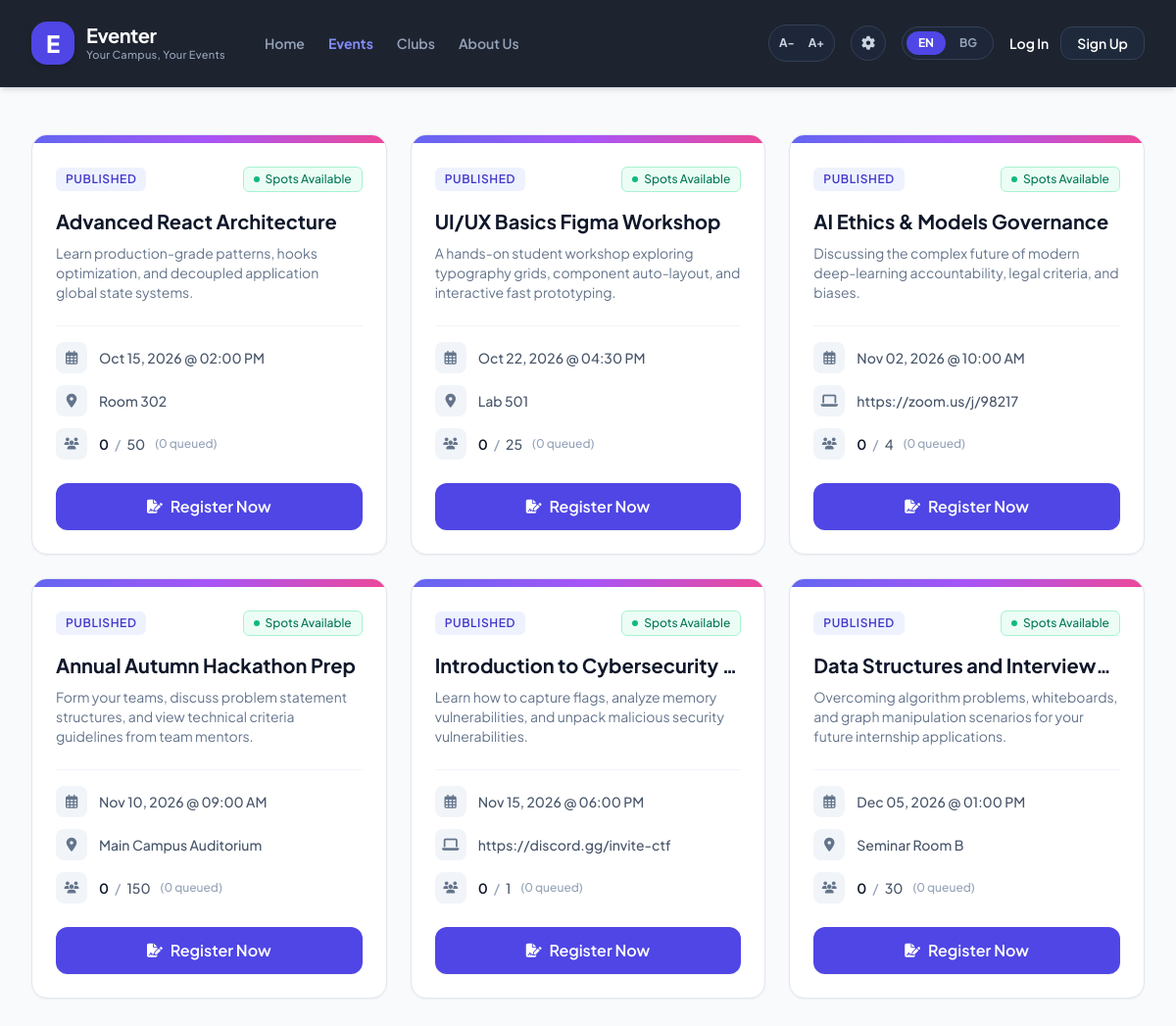
The app's page /events with its own data.
### tables this page shows
CREATE TABLE events (
                id INTEGER PRIMARY KEY AUTOINCREMENT,
                organizer_id INTEGER NOT NULL,
                title TEXT NOT NULL,
                description TEXT,
                starts_at TEXT NOT NULL,
                ends_at TEXT NOT NULL,
                capacity INTEGER NOT NULL CHECK(capacity >= 1),
                location_or_url TEXT,
                status TEXT NOT NULL DEFAULT 'DRAFT'
                    CHECK (status IN ('DRAFT','PUBLISHED','CANCELLED')),
                created_at TEXT NOT NULL DEFAULT CURRENT_TIMESTAMP,
                updated_at TEXT NOT NULL DEFAULT CURRENT_TIMESTAMP,
                FOREIGN KEY (organizer_id) REFERENCES users(id) ON DELETE CASCADE
            );

### route.py (the view)
@page_bp.route("/events")
def events():
    try:
        with db() as conn:
            rows = conn.execute("SELECT * FROM events WHERE status = 'PUBLISHED' ORDER BY starts_at ASC").fetchall()
            events_list = []
            for row in rows:
                event = dict(row)
                event_id = event["id"]
                seats_filled = conn.execute("SELECT COUNT(*) FROM registrations WHERE event_id = ? AND status = 'confirmed'", (event_id,)).fetchone()[0]
                waitlist_size = conn.execute("SELECT COUNT(*) FROM registrations WHERE event_id = ? AND status = 'waitlisted'", (event_id,)).fetchone()[0]
                event["seats_filled"] = seats_filled
                event["waitlist_size"] = waitlist_size
                event["capacity"] = event.get("capacity") or 1
                event["is_full"] = seats_filled >= event["capacity"]
                event["status_class"] = "badge-success"
                desc = event.get("description") or ""
                event["short_desc"] = desc[:100] + "..." if len(desc) > 100 else desc
                starts_at_raw = event.get("starts_at")
                if starts_at_raw:
                    try:
                        dt = datetime.fromisoformat(str(starts_at_raw))
                        event["short_date"] = dt.strftime("%b %d, %Y @ %I:%M %p")
                    except Exception:
                        event["short_date"] = str(starts_at_raw)
                else:
                    event["short_date"] = "No date specified"
                loc = event.get("location_or_url") or "TBD"
                event["short_location"] = loc[:30] + "..." if len(loc) > 30 else loc
                event["icon"] = "fa-laptop" if loc.startswith("http://") or loc.startswith("https://") else "fa-location-dot"
                events_list.append(event)
        return render_template("events.html", events=events_list)
    except Exception as e:
        print(f"CRITICAL ERROR IN /EVENTS ROUTE: {e}")
        return f"Internal Server Error: {str(e)}", 500

### route.py (called while the page is built)
def db():
    conn = sqlite3.connect(DB, timeout=10)
    conn.row_factory = sqlite3.Row
    conn.execute("PRAGMA foreign_keys = ON")
    conn.execute("PRAGMA journal_mode = WAL")
    return conn

### templates/events.html (shortened to what this page needs)
<!DOCTYPE html>
<html lang="en">
<head>
    <script src="https://cdn.tailwindcss.com"></script>
    <link rel="stylesheet" href="https://cdnjs.cloudflare.com/ajax/libs/font-awesome/6.4.0/css/all.min.css">
</head>
<body class="bg-slate-50 dark:bg-slate-900 min-h-screen text-slate-800 dark:text-slate-100 transition-colors duration-200">
    <nav class="bg-[#1e2330] border-b border-slate-800 sticky top-0 z-50 shadow-md py-4">
        <div class="max-w-7xl mx-auto px-4 sm:px-6 lg:px-8">
            <div class="flex justify-between h-14 items-center">
                <div class="flex items-center gap-10">
                    <div class="flex items-center gap-3">
                        <div class="bg-indigo-600 w-11 h-11 rounded-2xl text-white shadow-md flex items-center justify-center font-extrabold text-2xl">
                            E
                        </div>
                        <div class="flex flex-col">
                            <span class="font-bold text-xl leading-tight text-white tracking-tight">Eventer</span>
                            <span class="text-[11px] text-slate-400 font-medium tracking-wide">Your Campus, Your Events</span>
                        </div>
                    </div>
                    <div class="hidden md:flex items-center gap-6 text-sm font-semibold text-slate-400">
                        <a href="/" class="hover:text-white transition-colors">Home</a>
                        <a href="/events" class="text-indigo-400 font-bold transition-colors">Events</a>
                        <a href="/clubs" class="hover:text-white transition-colors">Clubs</a>
                        <a href="/about" class="hover:text-white transition-colors">About Us</a>
                    </div>
                </div>
                <div class="flex items-center gap-4">
                    <div class="bg-slate-800/80 px-1 py-1 rounded-full flex items-center gap-0.5 border border-slate-700">
                        <button onclick="adjustFontSize('decrease')" class="text-xs font-bold w-7 h-7 rounded-full text-slate-300 hover:bg-slate-700 hover:text-white transition-all flex items-center justify-center">A-</button>
                        <button onclick="adjustFontSize('increase')" class="text-xs font-bold w-7 h-7 rounded-full text-slate-300 hover:bg-slate-700 hover:text-white transition-all flex items-center justify-center">A+</button>
                    </div>
                    <button onclick="toggleThemeMode()" class="w-9 h-9 rounded-full bg-slate-800/80 border border-slate-700 text-slate-300 hover:text-white flex items-center justify-center transition-all">
                        <i id="theme-icon" class="fa-solid fa-cog text-sm"></i>
                    </button>
                    <div class="bg-slate-800/80 p-1 rounded-full flex items-center gap-0.5 border border-slate-700 text-xs font-bold">
                        <button onclick="switchLanguage('en')" id="lang-en" class="px-3 py-1 rounded-full transition-all bg-indigo-600 text-white shadow-sm">EN</button>
                        <button onclick="switchLanguage('bg')" id="lang-bg" class="px-3 py-1 rounded-full transition-all text-slate-400 hover:text-white">BG</button>
                    </div>
                    {% if session.get('user_id') or session.get('username') or logged_in %}
                    <a href="{{ url_for('pages.logout') }}" class="text-xs font-bold text-slate-300 hover:text-rose-400 bg-slate-800/60 hover:bg-rose-950/30 px-3 py-2 rounded-xl border border-slate-700 hover:border-rose-900/50 transition-all flex items-center gap-1">
                        <i class="fa-solid fa-arrow-right-from-bracket"></i> Logout
                    </a>
                    {% else %}
                    <div class="flex items-center gap-3 text-sm font-semibold text-white">
                        <a href="{{ url_for('pages.login') }}" class="hover:text-indigo-400 transition-colors">Log In</a>
                        <a href="{{ url_for('pages.register') }}" class="bg-slate-800 border border-slate-700 hover:bg-slate-700 px-4 py-1.5 rounded-xl transition-all">Sign Up</a>
                    </div>
                    {% endif %}
                </div>
            </div>
        </div>
    </nav>
    <main class="max-w-7xl mx-auto px-4 sm:px-6 lg:px-8 py-12">
        <div id="events-wrapper" class="grid grid-cols-1 md:grid-cols-2 lg:grid-cols-3 gap-6">
            {% for event in events %}
            <div class="event-card bg-white dark:bg-slate-800 rounded-2xl border border-slate-200 dark:border-slate-700 shadow-sm hover:shadow-md transition-all duration-300 flex flex-col group overflow-hidden">
                <div class="h-2 w-full bg-gradient-to-r from-indigo-500 via-purple-500 to-pink-500"></div>
                <div class="p-6 flex-1 flex flex-col">
                    <div class="flex items-center justify-between mb-4 flex-wrap gap-2">
                        <span class="text-xs font-semibold px-2.5 py-1 rounded-md bg-indigo-50 dark:bg-indigo-950/50 text-indigo-700 dark:text-indigo-300 uppercase tracking-wider">
                            {{ event.status }}
                        </span>
                        {% if event.is_full %}
                        <span class="text-xs font-medium px-2.5 py-1 rounded-md bg-amber-50 dark:bg-amber-950/30 text-amber-700 dark:text-amber-400 flex items-center gap-1.5 border border-amber-200 dark:border-amber-900/50">
                            <span class="h-1.5 w-1.5 rounded-full bg-amber-500 animate-pulse"></span>
                            <span class="lang-text" data-en="Waitlist Open" data-bg="Отворен Списък">Waitlist Open</span>
                        </span>
                        {% else %}
                        <span class="text-xs font-medium px-2.5 py-1 rounded-md bg-emerald-50 dark:bg-emerald-950/30 text-emerald-700 dark:text-emerald-400 flex items-center gap-1.5 border border-emerald-200 dark:border-emerald-900/50">
                            <span class="h-1.5 w-1.5 rounded-full bg-emerald-500"></span>
                            <span class="lang-text" data-en="Spots Available" data-bg="Свободни Места">Spots Available</span>
                        </span>
                        {% endif %}
                    </div>
                    <h2 class="text-xl font-bold text-slate-900 dark:text-white group-hover:text-indigo-600 dark:group-hover:text-indigo-400 transition-colors mb-2 line-clamp-1">
                        {{ event.title }}
                    </h2>
                    <p class="text-slate-500 dark:text-slate-400 text-sm mb-6 flex-1 line-clamp-3">
                        {{ event.description or 'No description provided for this campus event module.' }}
                    </p>
                    <div class="space-y-3 text-sm text-slate-600 dark:text-slate-300 mb-6 border-t border-slate-100 dark:border-slate-700 pt-4">
                        <div class="flex items-center gap-3">
                            <div class="w-8 h-8 rounded-lg bg-slate-100 dark:bg-slate-700 flex items-center justify-center text-slate-500 dark:text-slate-400 shrink-0">
                                <i class="fa-regular fa-calendar-days text-sm"></i>
                            </div>
                            <span class="font-medium truncate">{{ event.short_date }}</span>
                        </div>
                        <div class="flex items-center gap-3">
                            <div class="w-8 h-8 rounded-lg bg-slate-100 dark:bg-slate-700 flex items-center justify-center text-slate-500 dark:text-slate-400 shrink-0">
                                <i class="fa-solid {{ event.icon }} text-sm"></i>
                            </div>
                            <span class="font-medium truncate">{{ event.location_or_url }}</span>
                        </div>
                        <div class="flex items-center gap-3">
                            <div class="w-8 h-8 rounded-lg bg-slate-100 dark:bg-slate-700 flex items-center justify-center text-slate-500 dark:text-slate-400 shrink-0">
                                <i class="fa-solid fa-users text-xs"></i>
                            </div>
                            <div class="flex items-center gap-1.5 font-medium">
                                <span class="text-slate-900 dark:text-white font-semibold">{{ event.seats_filled }}</span>
                                <span class="text-slate-400 dark:text-slate-500">/</span>
                                <span>{{ event.capacity }}</span>
                                <span class="text-xs text-slate-400 dark:text-slate-500 ml-1">
                                    ({{ event.waitlist_size }} <span class="lang-text" data-en="queued" data-bg="чакащи">queued</span>)
                                </span>
                            </div>
                        </div>
                    </div>
                    <div class="mt-auto space-y-2">
                        {% if event.is_full %}
                        <a href="{{ url_for('pages.join_waitlist', event_id=event.id) }}"
                           class="w-full inline-flex items-center justify-center px-4 py-3 rounded-xl font-semibold bg-amber-500 hover:bg-amber-600 text-white shadow-sm transition-all duration-150 gap-2">
                            <i class="fa-solid fa-hourglass-half text-sm"></i>
                            <span class="lang-text" data-en="Join Waitlist" data-bg="Запиши се в изчакващи">Join Waitlist</span>
                        </a>
                        {% else %}
                        <a href="{{ url_for('pages.register_event', event_id=event.id) }}"
                           class="w-full inline-flex items-center justify-center px-4 py-3 rounded-xl font-semibold bg-indigo-600 hover:bg-indigo-700 text-white shadow-sm transition-all duration-150 gap-2">
                            <i class="fa-solid fa-file-signature text-sm"></i>
                            <span class="lang-text" data-en="Register Now" data-bg="Регистрирай се сега">Register Now</span>
                        </a>
                        {% endif %}
                    </div>
                </div>
            </div>
            {% endfor %}
        </div>
    </main>
</body>
</html>

### templates/events.html (style rules this page uses)
body { font-family: 'Plus Jakarta Sans', sans-serif; transition: background-color 0.3s, color 0.3s; }

### records on screen
events: status "PUBLISHED", title "Advanced React Architecture", description "Learn production-grade patterns, hooks optimization, and decoupled application global state systems.", short_date "Oct 15, 2026 @ 02:00 PM", location_or_url "Room 302", seats_filled "0", capacity "50", waitlist_size "0"
events: status "PUBLISHED", title "UI/UX Basics Figma Workshop", description "A hands-on student workshop exploring typography grids, component auto-layout, and interactive fast prototyping.", short_date "Oct 22, 2026 @ 04:30 PM", location_or_url "Lab 501", seats_filled "0", capacity "25", waitlist_size "0"
events: status "PUBLISHED", title "AI Ethics & Models Governance", description "Discussing the complex future of modern deep-learning accountability, legal criteria, and biases.", short_date "Nov 02, 2026 @ 10:00 AM", location_or_url "https://zoom.us/j/98217", seats_filled "0", capacity "4", waitlist_size "0"
events: status "PUBLISHED", title "Annual Autumn Hackathon Prep", description "Form your teams, discuss problem statement structures, and view technical criteria guidelines from team mentors.", short_date "Nov 10, 2026 @ 09:00 AM", location_or_url "Main Campus Auditorium", seats_filled "0", capacity "150", waitlist_size "0"
events: status "PUBLISHED", title "Introduction to Cybersecurity…", description "Learn how to capture flags, analyze memory vulnerabilities, and unpack malicious security vulnerabilities.", short_date "Nov 15, 2026 @ 06:00 PM", location_or_url "https://discord.gg/invite-ctf", seats_filled "0", capacity "1", waitlist_size "0"
events: status "PUBLISHED", title "Data Structures and…", description "Overcoming algorithm problems, whiteboards, and graph manipulation scenarios for your future internship applications.", short_date "Dec 05, 2026 @ 01:00 PM", location_or_url "Seminar Room B", seats_filled "0", capacity "30", waitlist_size "0"
